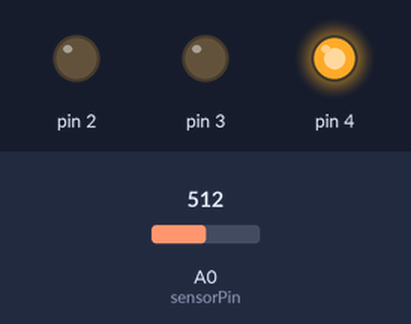
Recording of a sketch running on a simulated Arduino Uno, built with avr-gcc and run on an emulated ATmega328P. On the bench: output pins drawn as LEDs (lit = HIGH). The inputs (shaded band) are chosen by the test bench; at power-on: A0 (sensorPin) = 512. What the sketch prints to the serial monitor is not drawn.

Above: at 1.2 s.
1.3 s: A0 (sensorPin) set to 164
3.3 s: A0 (sensorPin) set to 155
At 4.5 s:
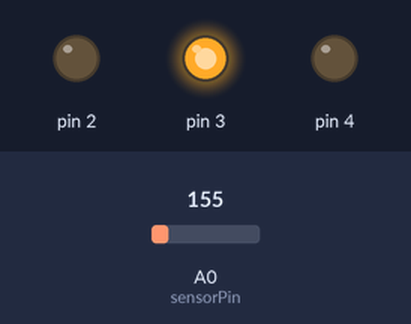
4.8 s: A0 (sensorPin) set to 122
At 5.5 s:
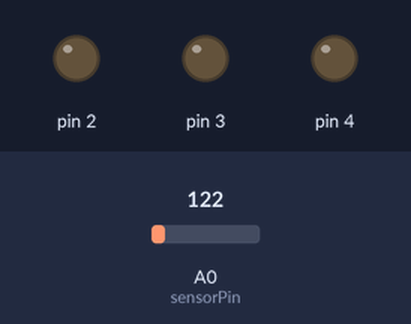
Timing chart, 0 to 7.8 s (numbered marks = the images above; inputs shaded):
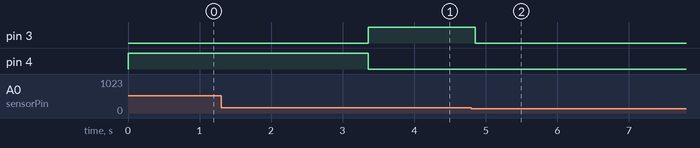

Measured:
- the behaviour switches between 156 and 155 on A0 (sensorPin) (found by bisection; images 0 and 1)
- after the input at 1.3 s, every drawn part: stays the same
- after the input at 3.3 s, pin 3: LOW → HIGH after 0.06 s; pin 4: HIGH → LOW after 0.06 s
- after the input at 4.8 s, pin 3: HIGH → LOW after 0.05 s

The sketch:

Lovemeter.ino
```cpp
  const int sensorPin = A0;
  const float baselineTemp = 20.0;

void setup() {
  Serial.begin(9600); //open a serial port
  for(int pinNumber = 2; pinNumber<5; pinNumber++){
    pinMode(pinNumber, OUTPUT);
    digitalWrite(pinNumber, LOW);
  }
}

void loop() {
  int sensorVal = analogRead(sensorPin);
  Serial.print("Sensor Value: ");
  Serial.print(sensorVal);

  //Convert ADC -> voltage
  float voltage = (sensorVal/1024.0) * 5.0;
  Serial.print(", Volts: ");
  Serial.print(voltage);

  Serial.print(", degreez C: ");
  // Convert voltage -> temperature in degrees
  float temperature = (voltage - .5) * 100;
  Serial.print(temperature);

  //Control LED OUTPUT
  if (temperature < baselineTemp+2){
    digitalWrite(2, LOW);
    digitalWrite(3, LOW);
    digitalWrite(4, LOW);
  }
  else if(temperature >= baselineTemp +2 && temperature < baselineTemp+4){
    digitalWrite(2, HIGH);
    digitalWrite(3, LOW);
    digitalWrite(4, LOW);
  }else if(temperature >= baselineTemp+4 && temperature < baselineTemp+6){
    digitalWrite(2, LOW);
    digitalWrite(3, HIGH);
    digitalWrite(4, LOW);
  }else if(temperature >= baselineTemp+6){
    digitalWrite(2, LOW);
    digitalWrite(3, LOW);
    digitalWrite(4, HIGH);
  }
  delay(1);
}
```
